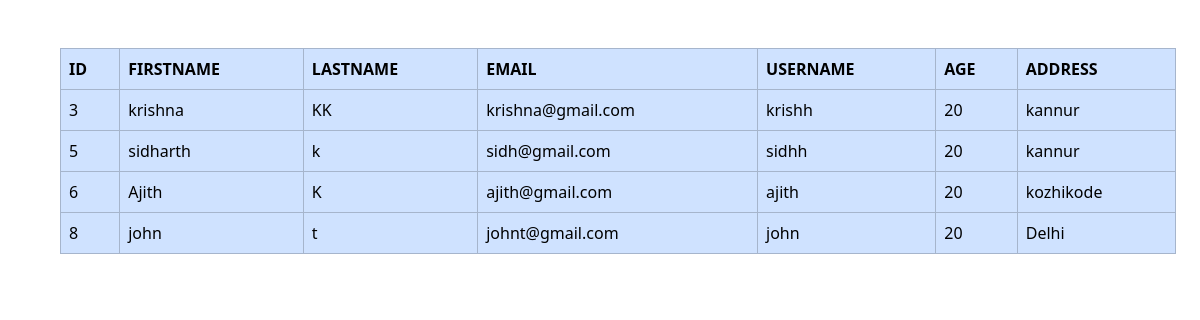
Screenshot of /viewstu with the database file from the repository.
### clgapp/models.py (models this page shows)
class Student(models.Model):
    depid=models.ForeignKey(Department,on_delete=models.CASCADE)
    sid=models.ForeignKey(User,on_delete=models.CASCADE)
    Age=models.IntegerField()
    Address=models.CharField(max_length=100)

class User(AbstractUser):
    usertype=models.CharField(max_length=50)

### clgapp/views.py (the view)
# urls.py: path('viewstu',views.viewstu,name='viewstu'),
def viewstu(request):
    x=Student.objects.all
    return render(request,'viewstu.html',{'x1':x})

### clgapp/templates/viewstu.html (shortened to what this page needs)
<!DOCTYPE html>
<html lang="en">
<head>
    <link href="https://cdn.jsdelivr.net/npm/bootstrap@5.3.3/dist/css/bootstrap.min.css" rel="stylesheet">
</head>
</head>
<body>
    <div class="container m-5">
    <table  class="table table-bordered table-primary">
        <tr>
            <th>ID</th>
            <th>FIRSTNAME</th>
            <th>LASTNAME</th>
            <th>EMAIL</th>
            <th>USERNAME</th>
            <th>AGE</th>
            <th>ADDRESS</th>
        </tr>
        {% for i in x1 %}
        <tr>
            <td>{{i.id}}</td>
            <td>{{i.sid.first_name}}</td>
            <td>{{i.sid.last_name}}</td>
            <td>{{i.sid.email}}</td>
            <td>{{i.sid.username}}</td>
            <td>{{i.Age}}</td>
            <td>{{i.Address}}</td>
        {% endfor %}
    </table>
</div>
</body>
</html>

### rows the page displays
Student: id "3", sid.first_name "krishna", sid.last_name "KK", sid.email "krishna@gmail.com", sid.username "krishh", Age "20", Address "kannur"
Student: id "5", sid.first_name "sidharth", sid.last_name "k", sid.email "sidh@gmail.com", sid.username "sidhh", Age "20", Address "kannur"
Student: id "6", sid.first_name "Ajith", sid.last_name "K", sid.email "ajith@gmail.com", sid.username "ajith", Age "20", Address "kozhikode"
Student: id "8", sid.first_name "john", sid.last_name "t", sid.email "johnt@gmail.com", sid.username "john", Age "20", Address "Delhi"
